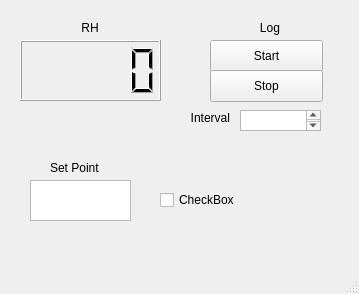
<?xml version="1.0" encoding="UTF-8"?>
<ui version="4.0">
 <class>rhControlMainWindow</class>
 <widget class="QMainWindow" name="rhControlMainWindow">
  <property name="geometry">
   <rect>
    <x>0</x>
    <y>0</y>
    <width>359</width>
    <height>294</height>
   </rect>
  </property>
  <property name="windowTitle">
   <string>MainWindow</string>
  </property>
  <widget class="QWidget" name="centralwidget">
   <widget class="QPushButton" name="startPushButton">
    <property name="geometry">
     <rect>
      <x>210</x>
      <y>40</y>
      <width>113</width>
      <height>32</height>
     </rect>
    </property>
    <property name="text">
     <string>Start</string>
    </property>
   </widget>
   <widget class="QPushButton" name="stopPushButton">
    <property name="geometry">
     <rect>
      <x>210</x>
      <y>70</y>
      <width>113</width>
      <height>32</height>
     </rect>
    </property>
    <property name="text">
     <string>Stop</string>
    </property>
   </widget>
   <widget class="QLCDNumber" name="rhDisplay">
    <property name="geometry">
     <rect>
      <x>20</x>
      <y>40</y>
      <width>141</width>
      <height>61</height>
     </rect>
    </property>
   </widget>
   <widget class="QLabel" name="label">
    <property name="geometry">
     <rect>
      <x>60</x>
      <y>20</y>
      <width>60</width>
      <height>16</height>
     </rect>
    </property>
    <property name="text">
     <string>RH</string>
    </property>
    <property name="alignment">
     <set>Qt::AlignCenter</set>
    </property>
   </widget>
   <widget class="QLabel" name="label_2">
    <property name="geometry">
     <rect>
      <x>240</x>
      <y>20</y>
      <width>60</width>
      <height>16</height>
     </rect>
    </property>
    <property name="text">
     <string>Log</string>
    </property>
    <property name="alignment">
     <set>Qt::AlignCenter</set>
    </property>
   </widget>
   <widget class="QLabel" name="label_3">
    <property name="geometry">
     <rect>
      <x>170</x>
      <y>110</y>
      <width>60</width>
      <height>16</height>
     </rect>
    </property>
    <property name="text">
     <string>Interval</string>
    </property>
    <property name="alignment">
     <set>Qt::AlignRight|Qt::AlignTrailing|Qt::AlignVCenter</set>
    </property>
   </widget>
   <widget class="QPlainTextEdit" name="intervalEdit">
    <property name="geometry">
     <rect>
      <x>240</x>
      <y>110</y>
      <width>81</width>
      <height>21</height>
     </rect>
    </property>
   </widget>
   <widget class="QLabel" name="label_4">
    <property name="geometry">
     <rect>
      <x>50</x>
      <y>160</y>
      <width>60</width>
      <height>16</height>
     </rect>
    </property>
    <property name="text">
     <string>Set Point</string>
    </property>
   </widget>
   <widget class="QPlainTextEdit" name="setPointEdit">
    <property name="geometry">
     <rect>
      <x>30</x>
      <y>180</y>
      <width>101</width>
      <height>41</height>
     </rect>
    </property>
   </widget>
   <widget class="QCheckBox" name="setPointcheckBox">
    <property name="geometry">
     <rect>
      <x>160</x>
      <y>190</y>
      <width>87</width>
      <height>20</height>
     </rect>
    </property>
    <property name="text">
     <string>CheckBox</string>
    </property>
   </widget>
  </widget>
  <widget class="QMenuBar" name="menubar">
   <property name="geometry">
    <rect>
     <x>0</x>
     <y>0</y>
     <width>359</width>
     <height>22</height>
    </rect>
   </property>
  </widget>
  <widget class="QStatusBar" name="statusbar"/>
 </widget>
 <resources/>
 <connections/>
</ui>
